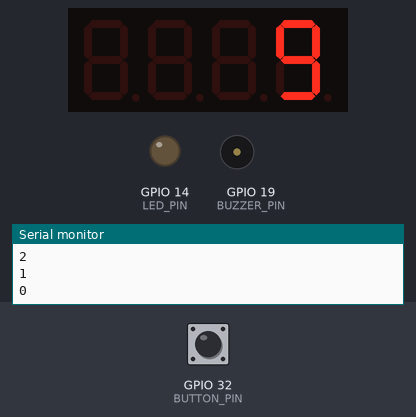
The sketch below on a simulated ESP32. On the bench: 4-digit seven-segment display, output pins drawn as LEDs (lit = HIGH), buzzer (waves = sounding), the last lines printed to the serial monitor. Inputs (shaded band) come from the test bench; at power-on: GPIO 32 (BUTTON_PIN) HIGH.

Above: at 6.2 s.
6.3 s: GPIO 32 (BUTTON_PIN) pulled LOW for 0.2 s
At 6.7 s:
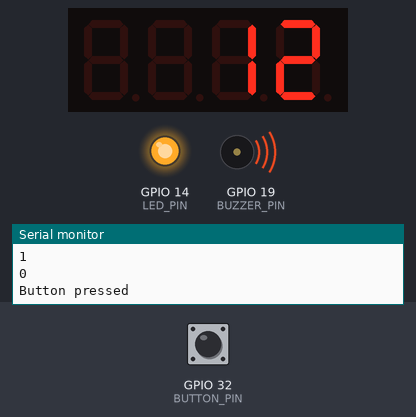
9.5 s: GPIO 32 (BUTTON_PIN) pulsed LOW 2 times (0.12 s each, 0.3 s apart)
11.6 s: GPIO 32 (BUTTON_PIN) pulled LOW for 3.2 s
At 11.6 s:
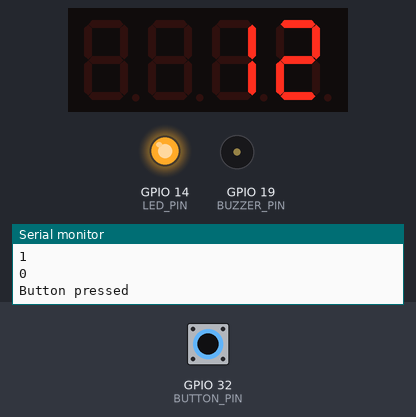
At 20.6 s:
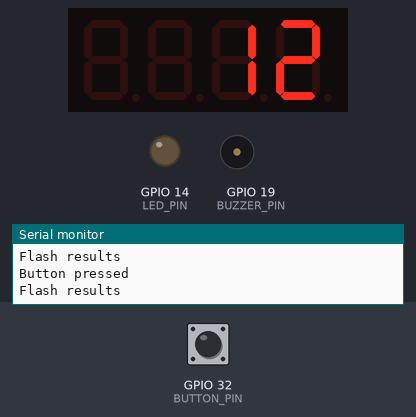
Timing chart, 0 to 22.1 s (numbered marks = the images above; inputs shaded):
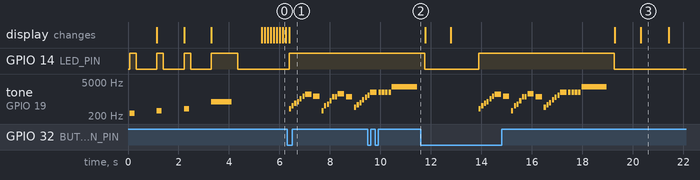

Measured:
- after the input at 6.3 s, GPIO 14 (LED_PIN): LOW → HIGH after 0.08 s; tone on GPIO 19 (BUZZER_PIN): plays 392 Hz for 0.08 s, 523 Hz for 0.08 s, 659 Hz for 0.08 s, 784 Hz for 0.08 s, 1047 Hz for 0.08 s, 1319 Hz for 0.08 s … (22 notes in this stretch), starting after 0.08 s
- after the input at 11.6 s, tone on GPIO 19 (BUZZER_PIN): plays 392 Hz for 0.08 s, 523 Hz for 0.08 s, 659 Hz for 0.08 s, 784 Hz for 0.08 s, 1047 Hz for 0.08 s, 1319 Hz for 0.08 s … (28 notes in this stretch), starting after 2.3 s
- by itself, tone on GPIO 19 (BUZZER_PIN): plays 262 Hz for 0.20 s, 330 Hz for 0.20 s, 392 Hz for 0.20 s, 784 Hz for 0.80 s

The sketch:

esp_climb.ino
```cpp
/**
 * @file climbingWallPusher.ino
 * @brief Arduino-based climbing wall pusher timer and feedback system.
 *
 * Dependencies:
 * - TM1637TinyDisplay library for display control.
 * - pitches.h and melodies.h for tone and melody definitions.
 *
 * Note:
 * - This program uses code from https://www.arduino.cc/en/Tutorial/Tone for tone generation and melody playback.
 *
 * @author Santiago Borja
 * @date 7 - jul - 2025
 */
//hello sara

#include <TM1637TinyDisplay.h>
#include "pitches.h"
#include "melodies.h"

// Pin setup
#define BUTTON_PIN                  32 //Wire to GND (pressed = 0), use 10K resistor
#define BUZZER_PIN                  19
#define LED_PIN                     14 //Use 220 to 300 resistor

//TM1637TinyDisplay 7 segment 4 digit display
#define CLK 11
#define DIO 10
TM1637TinyDisplay display           = TM1637TinyDisplay(CLK, DIO);
const int BRIGHTNESS_DISPLAY        = 5; //(0=dimmest 7=brightest)
const uint8_t allON[]               = {0xff, 0xff, 0xff, 0xff};
const uint8_t allOFF[]              = {0x00, 0x00, 0x00, 0x00};

int mode = 0; //0=countdown, 1=stopwatch, 2=results

void setup() {
  Serial.println("setup");
  Serial.begin(115200);
  pinMode(BUTTON_PIN, INPUT_PULLUP);
  pinMode(LED_PIN, OUTPUT);

  display.setBrightness(BRIGHTNESS_DISPLAY);
  display.clear();
  display.flipDisplay();
  mode = 0;
}

int startTime = 0;
int elapsedTime = 0;

void loop() {
  if (mode == 0) {
    runCountDown();
    mode = 1;
    startTime = millis();
    elapsedTime = 0;
  }

  if (mode == 1) { //Run stopwatch:
    elapsedTime = ( millis() - startTime ) / 100;
    display.showNumberDec(elapsedTime, false);
  }

  if (digitalRead(BUTTON_PIN) == 0) {
    Serial.println("Button pressed");
    turnLightOn();
    playMelody();
    turnLightOff();
    mode = 2;
  }

  if (mode == 2) {
    flashResults();
  }

  delay(100);
}

/**
 * Flash results on the display until powered off.
 */
void flashResults(){
  Serial.println("Flash results");
  display.clear();
  delay(1000);
  display.showNumberDec(elapsedTime, false);
  delay(1000);
}

void turnLightOn(){
  digitalWrite(LED_PIN, HIGH);
}
void turnLightOff(){
  digitalWrite(LED_PIN, LOW);
}

void playMelody(){
  int size = sizeof(noteDurations) / sizeof(int);
  for (int thisNote = 0; thisNote < size; thisNote++) {
    int noteDuration = 1000 / noteDurations[thisNote];
    tone(BUZZER_PIN, melody[thisNote], noteDuration);
    int pauseBetweenNotes = noteDuration * 1.30;
    delay(pauseBetweenNotes);
    noTone(BUZZER_PIN);
  }
}

void playTone(int freq, int duration) {
  tone(BUZZER_PIN, freq, duration);
  delay(duration * 1.3);
  noTone(BUZZER_PIN);
}

void runCountDown(){
  Serial.println("runCountDown");
  int toneDuration = 200; // milliseconds
  for (int i = 3; i >= 0; i--) {
    Serial.println(i);
    display.showNumberDec(i, false);
    turnLightOn();
    if (i == 0) {
      toneDuration = 800;
    }
    playTone(countdownNotes[i], toneDuration);
    turnLightOff();
    delay(800);
  }
}
```

melodies.h
```cpp
// *************************************************************************
// ****************************  MELODIES  *********************************
// *************************************************************************

int countdownNotes[] = { NOTE_G5, NOTE_G4, NOTE_E4, NOTE_C4 };

//Super Mario Level Cleared
int melody[] = {
  NOTE_G4, NOTE_C5, NOTE_E5, NOTE_G5, NOTE_C6, NOTE_E6, NOTE_G6, NOTE_E6,
  NOTE_E4, NOTE_C5, NOTE_Eb5, NOTE_Ab5, NOTE_Eb6, NOTE_Eb6, NOTE_Ab6, NOTE_Eb6,
  NOTE_Bb4, NOTE_D5, NOTE_F5, NOTE_Bb5, NOTE_D6, NOTE_F6, NOTE_Bb6,
  NOTE_Bb6, NOTE_Bb6, NOTE_Bb6, NOTE_Bb6, NOTE_G7
};

int noteDurations[] = {
  12, 12, 12, 12, 12, 12, 4, 4,
  12, 12, 12, 12, 12, 12, 4, 4,
  12, 12, 12, 12, 12, 12, 4,
  10, 10, 10, 10, 1
};


// *************************************************************************
// **************************** OTHER MELODIES  ****************************
// *************************************************************************

//Mario Bros Start song
int melodySMStart[] = {
  NOTE_C5, NOTE_G4, NOTE_E4, NOTE_A4, NOTE_B4, NOTE_AS4, NOTE_A4,
  NOTE_G4, NOTE_E5, NOTE_G5, NOTE_A5, NOTE_F5, NOTE_G5,
  0, NOTE_E5, NOTE_C5, NOTE_D5, NOTE_B4
};
int noteDurationsSMStart[] = {
  8, 8, 8, 8, 8, 16, 8,
  8, 8, 8, 8, 8, 4,
  4, 8, 8, 8, 4
};


//PINK PANTHER
int melodyPP[] = {
  REST, REST, REST, NOTE_DS4,
  NOTE_E4, REST, NOTE_FS4, NOTE_G4, REST, NOTE_DS4,
  NOTE_E4, NOTE_FS4,  NOTE_G4, NOTE_C5, NOTE_B4, NOTE_E4, NOTE_G4, NOTE_B4,
  NOTE_AS4, NOTE_A4, NOTE_G4, NOTE_E4, NOTE_D4,
  NOTE_E4, REST, REST, NOTE_DS4,

  NOTE_E4, REST, NOTE_FS4, NOTE_G4, REST, NOTE_DS4,
  NOTE_E4, NOTE_FS4,  NOTE_G4, NOTE_C5, NOTE_B4, NOTE_G4, NOTE_B4, NOTE_E5,
  NOTE_DS5,
  NOTE_D5, REST, REST, NOTE_DS4,
  NOTE_E4, REST, NOTE_FS4, NOTE_G4, REST, NOTE_DS4,
  NOTE_E4, NOTE_FS4,  NOTE_G4, NOTE_C5, NOTE_B4, NOTE_E4, NOTE_G4, NOTE_B4,

  NOTE_AS4, NOTE_A4, NOTE_G4, NOTE_E4, NOTE_D4,
  NOTE_E4, REST,
  REST, NOTE_E5, NOTE_D5, NOTE_B4, NOTE_A4, NOTE_G4, NOTE_E4,
  NOTE_AS4, NOTE_A4, NOTE_AS4, NOTE_A4, NOTE_AS4, NOTE_A4, NOTE_AS4, NOTE_A4,
  NOTE_G4, NOTE_E4, NOTE_D4, NOTE_E4, NOTE_E4, NOTE_E4
};

int noteDurationsPP[] = {
  2, 4, 8, 8,
  4, 8, 8, 4, 8, 8,
  8, 8,  8, 8, 8, 8, 8, 8,
  2, 16, 16, 16, 16,
  2, 4, 8, 4,

  4, 8, 8, 4, 8, 8,
  8, 8,  8, 8, 8, 8, 8, 8,
  1,
  2, 4, 8, 8,
  4, 8, 8, 4, 8, 8,
  8, 8,  8, 8, 8, 8, 8, 8,

  2, 16, 16, 16, 16,
  4, 4,
  4, 8, 8, 8, 8, 8, 8,
  16, 8, 16, 8, 16, 8, 16, 8,
  16, 16, 16, 16, 16, 2
};

int melodySuperMarioUnderworld[] = {
  NOTE_C4, NOTE_C5, NOTE_A3, NOTE_A4,
  NOTE_AS3, NOTE_AS4, 0,
  0,
  NOTE_C4, NOTE_C5, NOTE_A3, NOTE_A4,
  NOTE_AS3, NOTE_AS4, 0,
  0,
  NOTE_F3, NOTE_F4, NOTE_D3, NOTE_D4,
  NOTE_DS3, NOTE_DS4, 0,
  0,
  NOTE_F3, NOTE_F4, NOTE_D3, NOTE_D4,
  NOTE_DS3, NOTE_DS4, 0,
  0, NOTE_DS4, NOTE_CS4, NOTE_D4,
  NOTE_CS4, NOTE_DS4,
  NOTE_DS4, NOTE_GS3,
  NOTE_G3, NOTE_CS4,
  NOTE_C4, NOTE_FS4, NOTE_F4, NOTE_E3, NOTE_AS4, NOTE_A4,
  NOTE_GS4, NOTE_DS4, NOTE_B3,
  NOTE_AS3, NOTE_A3, NOTE_GS3,
  0, 0, 0
};

int noteDurationsSuperMarioUnderworld[] = {
  12, 12, 12, 12,
  12, 12, 6,
  3,
  12, 12, 12, 12,
  12, 12, 6,
  3,
  12, 12, 12, 12,
  12, 12, 6,
  3,
  12, 12, 12, 12,
  12, 12, 6,
  6, 18, 18, 18,
  6, 6,
  6, 6,
  6, 6,
  18, 18, 18, 18, 18, 18,
  10, 10, 10,
  10, 10, 10,
  3, 3, 3
};


//SuperMario OK
int melodySuperMario[] = {
  NOTE_E7, NOTE_E7, 0, NOTE_E7,
  0, NOTE_C7, NOTE_E7, 0,
  NOTE_G7, 0, 0,  0,
  NOTE_G6, 0, 0, 0,

  NOTE_C7, 0, 0, NOTE_G6,
  0, 0, NOTE_E6, 0,
  0, NOTE_A6, 0, NOTE_B6,
  0, NOTE_AS6, NOTE_A6, 0,

  NOTE_G6, NOTE_E7, NOTE_G7,
  NOTE_A7, 0, NOTE_F7, NOTE_G7,
  0, NOTE_E7, 0, NOTE_C7,
  NOTE_D7, NOTE_B6, 0, 0,

  NOTE_C7, 0, 0, NOTE_G6,
  0, 0, NOTE_E6, 0,
  0, NOTE_A6, 0, NOTE_B6,
  0, NOTE_AS6, NOTE_A6, 0,

  NOTE_G6, NOTE_E7, NOTE_G7,
  NOTE_A7, 0, NOTE_F7, NOTE_G7,
  0, NOTE_E7, 0, NOTE_C7,
  NOTE_D7, NOTE_B6, 0, 0
};

int noteDurationsSuperMario[] = {
  12, 12, 12, 12,
  12, 12, 12, 12,
  12, 12, 12, 12,
  12, 12, 12, 12,

  12, 12, 12, 12,
  12, 12, 12, 12,
  12, 12, 12, 12,
  12, 12, 12, 12,

  9, 9, 9,
  12, 12, 12, 12,
  12, 12, 12, 12,
  12, 12, 12, 12,

  12, 12, 12, 12,
  12, 12, 12, 12,
  12, 12, 12, 12,
  12, 12, 12, 12,

  9, 9, 9,
  12, 12, 12, 12,
  12, 12, 12, 12,
  12, 12, 12, 12,
};
```

pitches.h
```cpp
// (licence header left out)
#ifndef pitches_h
#define pitches_h

#define NOTE_B0  31
#define NOTE_C1  33
#define NOTE_CS1 35
#define NOTE_D1  37
#define NOTE_DS1 39
#define NOTE_E1  41
#define NOTE_F1  44
#define NOTE_FS1 46
#define NOTE_G1  49
#define NOTE_GS1 52
#define NOTE_A1  55
#define NOTE_AS1 58
#define NOTE_B1  62
#define NOTE_C2  65
#define NOTE_CS2 69
#define NOTE_D2  73
#define NOTE_DS2 78
#define NOTE_E2  82
#define NOTE_F2  87
#define NOTE_FS2 93
#define NOTE_G2  98
#define NOTE_GS2 104
#define NOTE_A2  110
#define NOTE_AS2 117
#define NOTE_B2  123
#define NOTE_C3  131
#define NOTE_CS3 139
#define NOTE_DB3 139
#define NOTE_D3  147
#define NOTE_DS3 156
#define NOTE_EB3 156
#define NOTE_E3  165
#define NOTE_F3  175
#define NOTE_FS3 185
#define NOTE_G3  196
#define NOTE_GS3 208
#define NOTE_A3  220
#define NOTE_AS3 233
#define NOTE_B3  247
#define NOTE_C4  262
#define NOTE_CS4 277
#define NOTE_D4  294
#define NOTE_DS4 311
#define NOTE_E4  330
#define NOTE_F4  349
#define NOTE_FS4 370
#define NOTE_G4  392
#define NOTE_GS4 415
#define NOTE_A4  440
#define NOTE_AS4 466
#define NOTE_B4  494
#define NOTE_C5  523
#define NOTE_CS5 554
#define NOTE_D5  587
#define NOTE_DS5 622
#define NOTE_E5  659
#define NOTE_F5  698
#define NOTE_FS5 740
#define NOTE_G5  784
#define NOTE_GS5 831
#define NOTE_A5  880
#define NOTE_AS5 932
#define NOTE_B5  988
#define NOTE_C6  1047
#define NOTE_CS6 1109
#define NOTE_D6  1175
#define NOTE_DS6 1245
#define NOTE_E6  1319
#define NOTE_F6  1397
#define NOTE_FS6 1480
#define NOTE_G6  1568
#define NOTE_GS6 1661
#define NOTE_A6  1760
#define NOTE_AS6 1865
#define NOTE_B6  1976
#define NOTE_C7  2093
#define NOTE_CS7 2217
#define NOTE_D7  2349
#define NOTE_DS7 2489
#define NOTE_E7  2637
#define NOTE_F7  2794
#define NOTE_FS7 2960
#define NOTE_G7  3136
#define NOTE_GS7 3322
#define NOTE_A7  3520
#define NOTE_AS7 3729
#define NOTE_B7  3951
#define NOTE_C8  4186
#define NOTE_CS8 4435
#define NOTE_D8  4699
#define NOTE_DS8 4978
#define REST     0

#define NOTE_Eb5 622
#define NOTE_Ab5 831
#define NOTE_Bb4 466
#define NOTE_Bb5 932
#define NOTE_Eb6 1245
#define NOTE_Ab6 1661
#define NOTE_Bb6 1865

#endif
```
